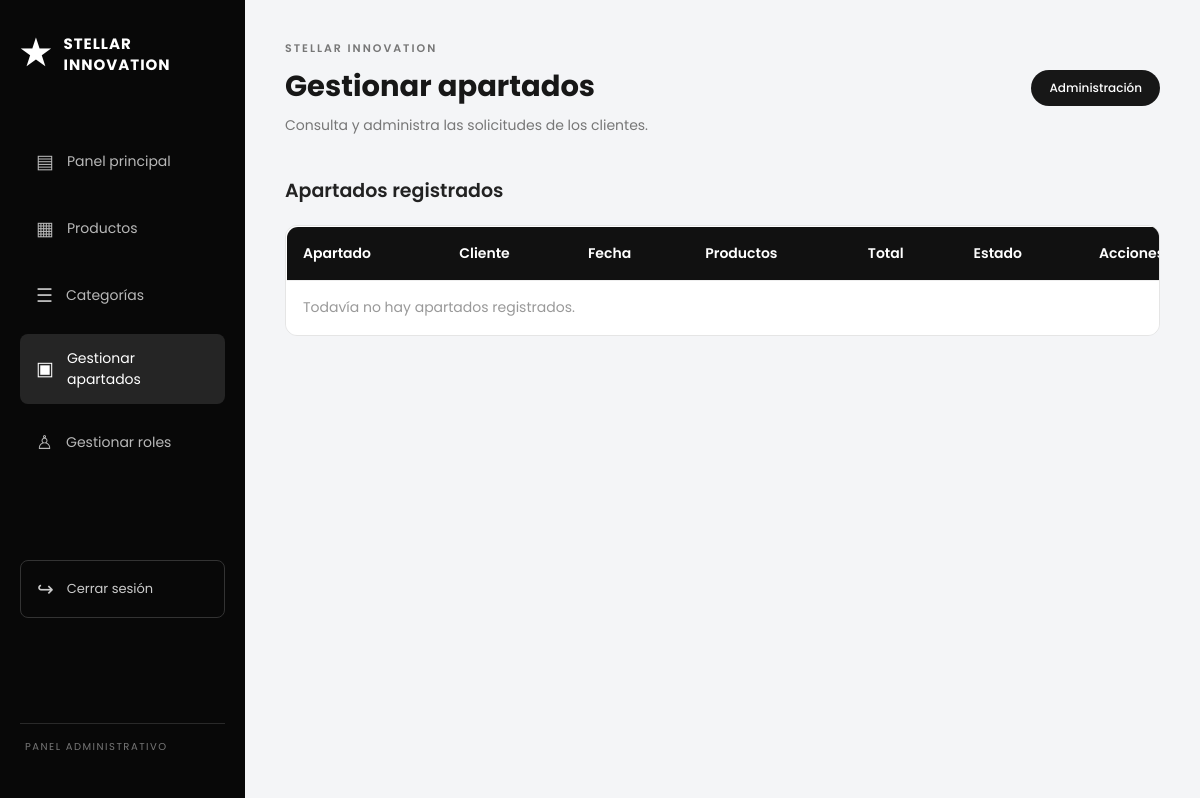
The app's page /administracion/apartados/ (signed in), older data.
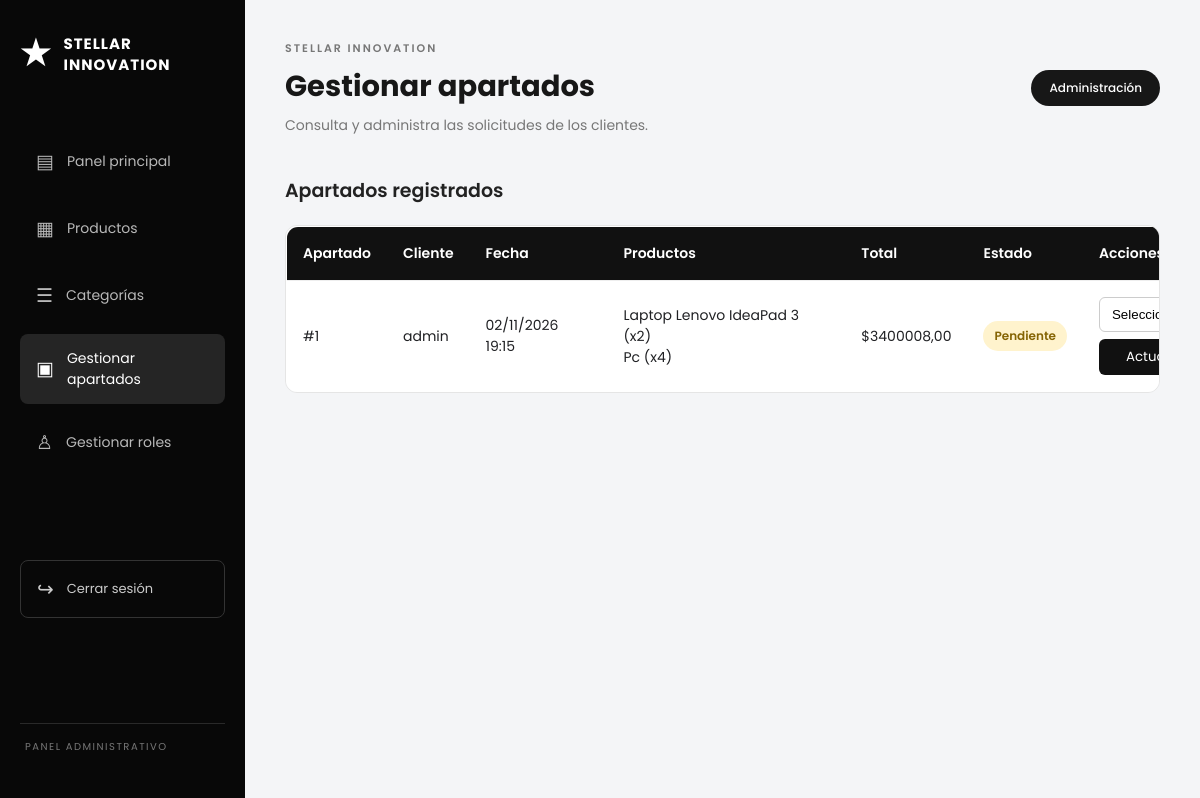
The same page, newer data.
### main/models.py (models this page shows, shortened)
class Apartado(models.Model):
    ESTADOS = (
        ('pendiente', 'Pendiente'),
        ('entregada', 'Entregada'),
        ('cancelada', 'Cancelada'),
    )
    cliente = models.ForeignKey(User, on_delete=models.CASCADE, related_name='apartados')
    fecha = models.DateTimeField(auto_now_add=True)
    estado = models.CharField(max_length=20, choices=ESTADOS, default='pendiente')
    @property
    def total(self):
        return sum(d.subtotal for d in self.detalles.all())
    class Meta:
        ordering = ['-fecha']

class DetalleApartado(models.Model):
    apartado = models.ForeignKey(Apartado, on_delete=models.CASCADE, related_name='detalles')
    producto = models.ForeignKey(Producto, on_delete=models.PROTECT)
    cantidad = models.PositiveIntegerField(validators=[MinValueValidator(1)])
    precio_unitario = models.DecimalField(max_digits=12, decimal_places=2)  # precio al apartar
    @property
    def subtotal(self):
        return self.precio_unitario * self.cantidad

class Producto(models.Model):
    nombre = models.CharField(max_length=150)
    marca = models.CharField(max_length=80, blank=True)
    descripcion = models.TextField()
    caracteristicas = models.TextField(blank=True)
    precio = models.DecimalField(max_digits=12, decimal_places=2,
                                 validators=[MinValueValidator(0)])
    stock = models.PositiveIntegerField(default=0)       # nunca negativo
    imagen = models.ImageField(upload_to='productos/', blank=True, null=True)
    categoria = models.ForeignKey(Categoria, on_delete=models.PROTECT,
                                  related_name='productos')
    activo = models.BooleanField(default=True)           # en vez de borrar
    creado = models.DateTimeField(auto_now_add=True)
    class Meta:
        verbose_name = "Producto"
        verbose_name_plural = "Productos"
        ordering = ['nombre']

### main/views.py (the view)
# urls.py: path('administracion/apartados/', views.admin_apartados, name='admin_apartados'),
@admin_required
def admin_apartados(request):
    apartados = Apartado.objects.select_related(
        'cliente'
    ).prefetch_related(
        'detalles__producto'
    ).order_by('-fecha')
    paginator = Paginator(apartados, 10)
    page_number = request.GET.get('page')
    page_obj = paginator.get_page(page_number)
    contexto = {
        'apartados': page_obj,
        'page_obj': page_obj,
    }
    return render(request, 'main/admin_apartados.html', contexto)

### main/context_processors.py (called while the page is built)
def carrito(request):
    cantidad = 0
    if request.user.is_authenticated:
        cantidad = ItemCarrito.objects.filter(
            carrito__cliente=request.user
        ).aggregate(total=Sum('cantidad'))['total'] or 0
    return {'carrito_cantidad': cantidad}

### main/templates/main/admin_apartados.html (shortened to what this page needs)
{% extends 'main/base_admin.html' %}
{% block content %}
<section class="admin-panel">
    <div class="admin-encabezado">
        <div>
            <p class="admin-eyebrow">STELLAR INNOVATION</p>
            <h1>Gestionar apartados</h1>
            <p>Consulta y administra las solicitudes de los clientes.</p>
        </div>
        <span class="admin-rol">Administración</span>
    </div>
    <h2 class="admin-subtitulo">Apartados registrados</h2>
    <div class="admin-tabla-contenedor">
        <table class="admin-tabla">
            <thead>
                <tr>
                    <th>Apartado</th>
                    <th>Cliente</th>
                    <th>Fecha</th>
                    <th>Productos</th>
                    <th>Total</th>
                    <th>Estado</th>
                    <th>Acciones</th>
                </tr>
            </thead>
            <tbody>
                {% for apartado in apartados %}
                <tr>
                    <td>#{{ apartado.id }}</td>
                    <td>
                        {{ apartado.cliente.first_name|default:apartado.cliente.username }}
                    </td>
                    <td>{{ apartado.fecha|date:"d/m/Y H:i" }}</td>
                    <td>
                        {% for detalle in apartado.detalles.all %}
                            <div>
                                {{ detalle.producto.nombre }}
                                (x{{ detalle.cantidad }})
                            </div>
                        {% endfor %}
                    </td>
                    <td>${{ apartado.total|floatformat:2 }}</td>
                    <td>
                        <span class="apartado-estado estado-{{ apartado.estado }}">
                            {{ apartado.get_estado_display }}
                        </span>
                    </td>
                    <td>
                        {% if apartado.estado == 'pendiente' %}
                            <form method="POST"
                                action="{% url 'admin_apartado_cambiar_estado' apartado.id %}"
                                class="apartado-form">
                                <select name="estado" required>
                                    <option value="">Seleccionar</option>
                                </select>
                                <button type="submit" class="btn-apartado-guardar">
                                    Actualizar
                                </button>
                            </form>
                        {% else %}
                            <span class="admin-vacio">Sin acciones</span>
                        {% endif %}
                    </td>
                </tr>
                {% empty %}
                <tr>
                    <td colspan="7" class="admin-vacio">
                        Todavía no hay apartados registrados.
                    </td>
                </tr>
                {% endfor %}
            </tbody>
        </table>
    </div>
</section>
{% endblock %}

Row changes from the older to the newer data that the page shows:
added Apartado: id "1", cliente.first_name "admin", fecha "02/11/2026 19:15", total "3400008,00", estado "Pendiente"
added DetalleApartado: producto.nombre "Laptop Lenovo IdeaPad 3", cantidad "2"
added DetalleApartado: producto.nombre "Pc", cantidad "4"
Text that changed along with them:
text no longer shown: "Todavía no hay apartados registrados."
